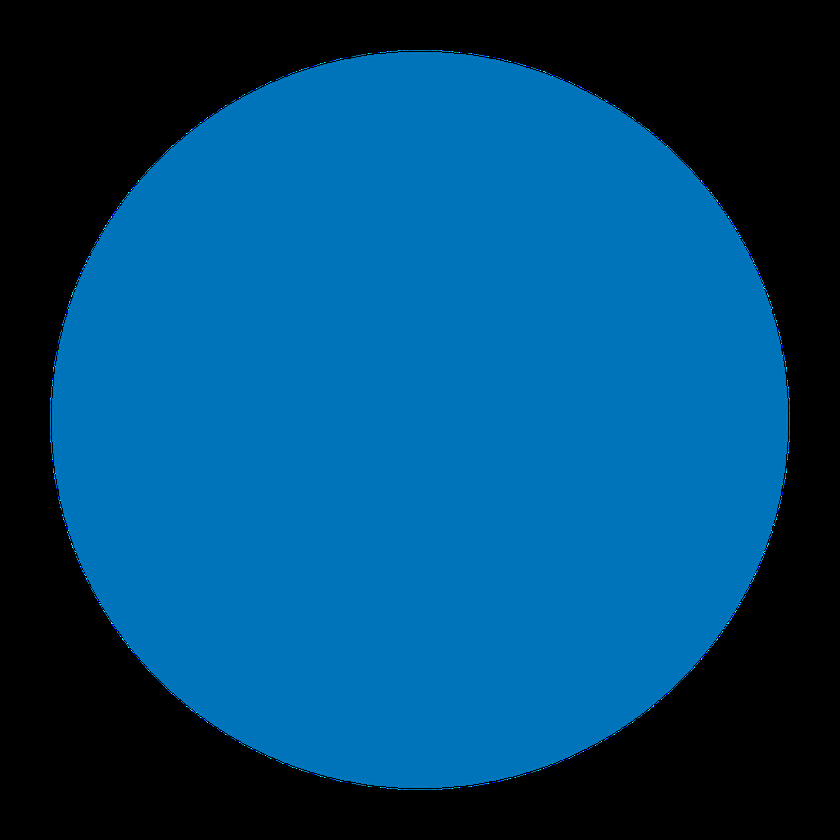
#> input picture unidad-4/images/circulo.png, 840 x 840 px, shrunk from 1024 x 1024 before the run
$ jupyter execute --allow-errors 01-practica-clases.ipynb
#> lines starting #> are read from the running program, lines starting #| are printed output that depends on the picture; after the words box and inside, x2 and y2 are one past the last pixel; in counts of white or black regions, pixels touching at a corner belong together
### Práctica individual
- Detectar figuras en una imagen, calcular sus momentos y clasificarlas (aproximadamente) como círculo, cuadrado o triángulo en función de la forma de su contorno.
- Calcular los momentos de Hu (cv2.HuMoments).
- Aproximación del contorno con cv2.approxPolyDP para contar vértices.
- Clasificar la figura por vertices

[cell 1]
import cv2
import numpy as np
import matplotlib.pyplot as plt

def bin_img(img):
  img_gray = cv2.cvtColor(img, cv2.COLOR_BGR2GRAY)
  _, bin = cv2.threshold(img_gray, 200, 255, cv2.THRESH_BINARY_INV)
  return bin

# imagenes para comparar
circulo = cv2.imread('./images/circulo.png')
#> circulo is the input picture: shape (840, 840, 3); mean B, G, R 112.9, 70.4, 0
cuadrado = cv2.imread('./images/cuadrado.jpg')
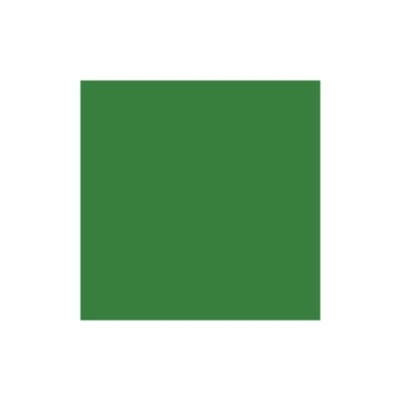
#> input picture unidad-4/images/cuadrado.jpg, 404 x 404 px, shrunk from 492 x 492 before the run
#> cuadrado is the input picture: shape (404, 404, 3); mean B, G, R 187.2, 209.5, 184.8

circulo = bin_img(circulo)
#> in bin_img, `img_gray = cv2.cvtColor(img, cv2.COLOR_BGR2GRAY)`:
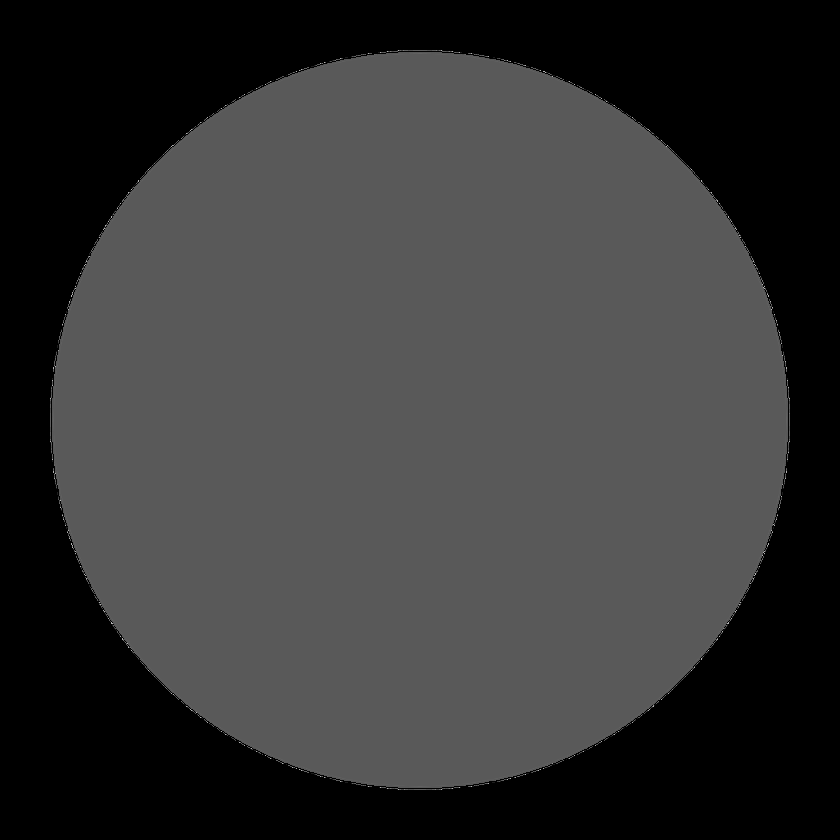
#> img_gray: shape (840, 840); min 0, max 179, mean 54
#> in bin_img, `_, bin = cv2.threshold(img_gray, 200, 255, cv2.THRESH_BINARY_INV)`: bin: shape (840, 840); every value is 255
cuadrado = bin_img(cuadrado)
#> in bin_img (call 2), `img_gray = cv2.cvtColor(img, cv2.COLOR_BGR2GRAY)`:
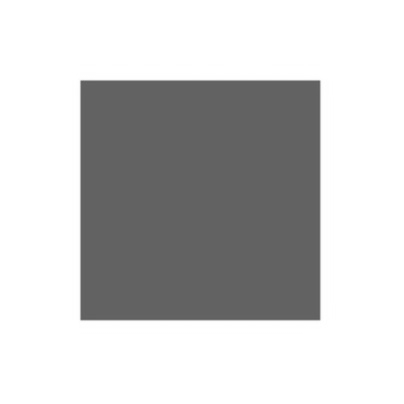
#> img_gray: shape (404, 404); min 94, max 255, mean 199.6
#> in bin_img (call 2), `_, bin = cv2.threshold(img_gray, 200, 255, cv2.THRESH_BINARY_INV)`:
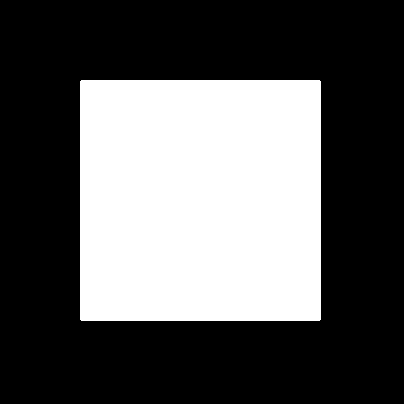
#> bin: shape (404, 404); 35.6% white; 1 white region, box (x1, y1, x2, y2) and area: (80, 80, 321, 321) 58077

contorno_circulo = cv2.findContours(circulo, cv2.RETR_EXTERNAL, cv2.CHAIN_APPROX_SIMPLE)[0]
#> contorno_circulo = [[[0, 0], [0, 839], [839, 839], [839, 0]]]
contorno_cuadrado = cv2.findContours(cuadrado, cv2.RETR_EXTERNAL, cv2.CHAIN_APPROX_SIMPLE)[0]
#> contorno_cuadrado = 1 item

# Cargar la imagen
img = cv2.imread('./images/figuras.png')
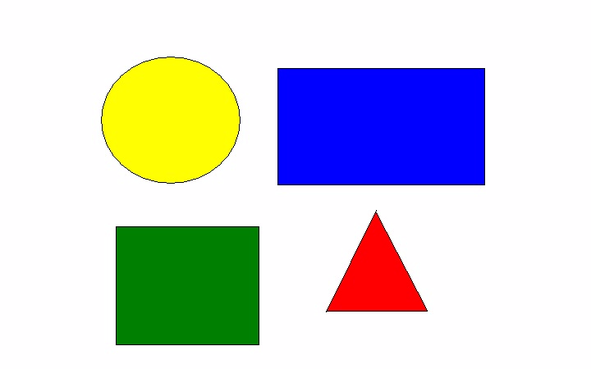
#> input picture unidad-4/images/figuras.png, 591 x 369 px, shrunk from 720 x 450 before the run
#> img is the input picture: shape (369, 591, 3); mean B, G, R 212.5, 209, 205.8
img_gray = cv2.cvtColor(img, cv2.COLOR_BGR2GRAY)
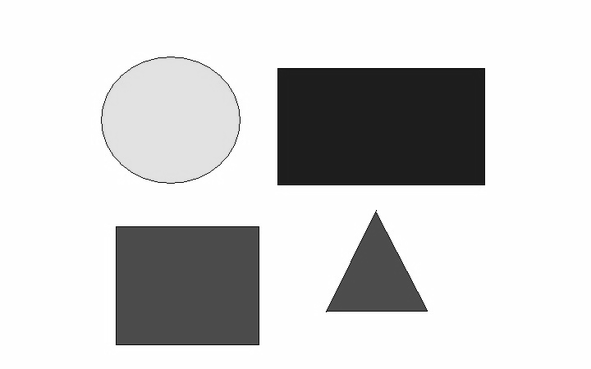
#> img_gray: shape (369, 591); min 0, max 255, mean 208.2
ret, bin = cv2.threshold(img_gray, 230, 255, cv2.THRESH_BINARY_INV)
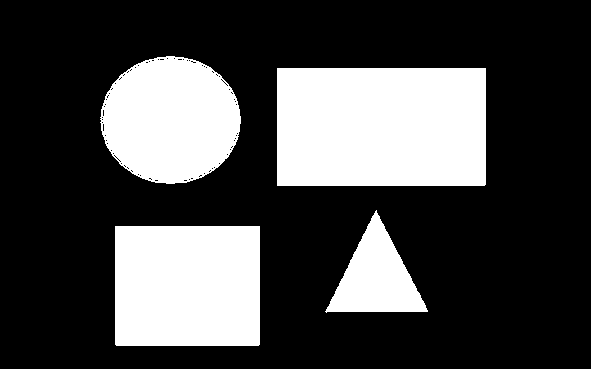
#> bin: shape (369, 591); 28.1% white; 4 white regions
contorno, jerarquia = cv2.findContours(bin, cv2.RETR_EXTERNAL, cv2.CHAIN_APPROX_SIMPLE)
#> contorno = 4 contours; box (x1, y1, x2, y2) and area: (277, 68, 486, 186) 24336, (115, 226, 260, 346) 17135, (100, 56, 241, 184) 13840, (325, 210, 428, 313) 5146; jerarquia = [[1, -1, -1, -1], [2, 0, -1, -1], [3, 1, -1, -1], [-1, 2, -1, -1]]
perimetros = []
areas = []
momentos_hu = []

#> (the rest of this cell did not finish here and is left out)
